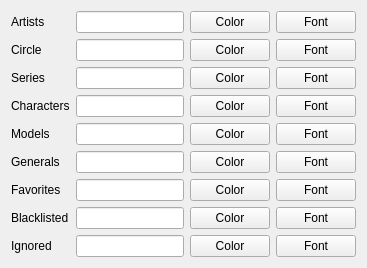
      <widget class="QWidget" name="pageInterfaceColoring">
       <layout class="QFormLayout" name="formLayout_11">
        <item row="0" column="0">
         <widget class="QLabel" name="label_30">
          <property name="text">
           <string>Artists</string>
          </property>
         </widget>
        </item>
        <item row="2" column="0">
         <widget class="QLabel" name="label_31">
          <property name="text">
           <string>Series</string>
          </property>
         </widget>
        </item>
        <item row="3" column="0">
         <widget class="QLabel" name="label_32">
          <property name="text">
           <string>Characters</string>
          </property>
         </widget>
        </item>
        <item row="4" column="0">
         <widget class="QLabel" name="label_33">
          <property name="text">
           <string>Models</string>
          </property>
         </widget>
        </item>
        <item row="5" column="0">
         <widget class="QLabel" name="label_34">
          <property name="text">
           <string>Generals</string>
          </property>
         </widget>
        </item>
        <item row="6" column="0">
         <widget class="QLabel" name="label_45">
          <property name="text">
           <string>Favorites</string>
          </property>
         </widget>
        </item>
        <item row="7" column="0">
         <widget class="QLabel" name="label_46">
          <property name="text">
           <string>Blacklisted</string>
          </property>
         </widget>
        </item>
        <item row="8" column="0">
         <widget class="QLabel" name="label_58">
          <property name="text">
           <string>Ignored</string>
          </property>
         </widget>
        </item>
        <item row="0" column="1">
         <layout class="QHBoxLayout" name="horizontalLayout_3" stretch="1,0,0">
          <item>
           <widget class="QLineEdit" name="lineColoringArtists">
            <property name="text">
             <string/>
            </property>
           </widget>
          </item>
          <item>
           <widget class="QPushButton" name="buttonColoringArtistsColor">
            <property name="text">
             <string>Color</string>
            </property>
           </widget>
          </item>
          <item>
           <widget class="QPushButton" name="buttonColoringArtistsFont">
            <property name="text">
             <string>Font</string>
            </property>
           </widget>
          </item>
         </layout>
        </item>
        <item row="2" column="1">
         <layout class="QHBoxLayout" name="horizontalLayout_4">
          <item>
           <widget class="QLineEdit" name="lineColoringCopyrights"/>
          </item>
          <item>
           <widget class="QPushButton" name="buttonColoringCopyrightsColor">
            <property name="text">
             <string>Color</string>
            </property>
           </widget>
          </item>
          <item>
           <widget class="QPushButton" name="buttonColoringCopyrightsFont">
            <property name="text">
             <string>Font</string>
            </property>
           </widget>
          </item>
         </layout>
        </item>
        <item row="3" column="1">
         <layout class="QHBoxLayout" name="horizontalLayout_5">
          <item>
           <widget class="QLineEdit" name="lineColoringCharacters"/>
          </item>
          <item>
           <widget class="QPushButton" name="buttonColoringCharactersColor">
            <property name="text">
             <string>Color</string>
            </property>
           </widget>
          </item>
          <item>
           <widget class="QPushButton" name="buttonColoringCharactersFont">
            <property name="text">
             <string>Font</string>
            </property>
           </widget>
          </item>
         </layout>
        </item>
        <item row="4" column="1">
         <layout class="QHBoxLayout" name="horizontalLayout_7" stretch="1,0,0">
          <item>
           <widget class="QLineEdit" name="lineColoringModels"/>
          </item>
          <item>
           <widget class="QPushButton" name="buttonColoringModelsColor">
            <property name="text">
             <string>Color</string>
            </property>
           </widget>
          </item>
          <item>
           <widget class="QPushButton" name="buttonColoringModelsFont">
            <property name="text">
             <string>Font</string>
            </property>
           </widget>
          </item>
         </layout>
        </item>
        <item row="5" column="1">
         <layout class="QHBoxLayout" name="horizontalLayout_6" stretch="1,0,0">
          <item>
           <widget class="QLineEdit" name="lineColoringGenerals"/>
          </item>
          <item>
           <widget class="QPushButton" name="buttonColoringGeneralsColor">
            <property name="text">
             <string>Color</string>
            </property>
           </widget>
          </item>
          <item>
           <widget class="QPushButton" name="buttonColoringGeneralsFont">
            <property name="text">
             <string>Font</string>
            </property>
           </widget>
          </item>
         </layout>
        </item>
        <item row="6" column="1">
         <layout class="QHBoxLayout" name="horizontalLayout_10">
          <item>
           <widget class="QLineEdit" name="lineColoringFavorites"/>
          </item>
          <item>
           <widget class="QPushButton" name="buttonColoringFavoritesColor">
            <property name="text">
             <string>Color</string>
            </property>
           </widget>
          </item>
          <item>
           <widget class="QPushButton" name="buttonColoringFavoritesFont">
            <property name="text">
             <string>Font</string>
            </property>
           </widget>
          </item>
         </layout>
        </item>
        <item row="7" column="1">
         <layout class="QHBoxLayout" name="horizontalLayout_11">
          <item>
           <widget class="QLineEdit" name="lineColoringBlacklisteds"/>
          </item>
          <item>
           <widget class="QPushButton" name="buttonColoringBlacklistedsColor">
            <property name="text">
             <string>Color</string>
            </property>
           </widget>
          </item>
          <item>
           <widget class="QPushButton" name="buttonColoringBlacklistedsFont">
            <property name="text">
             <string>Font</string>
            </property>
           </widget>
          </item>
         </layout>
        </item>
        <item row="8" column="1">
         <layout class="QHBoxLayout" name="horizontalLayout_12">
          <item>
           <widget class="QLineEdit" name="lineColoringIgnoreds"/>
          </item>
          <item>
           <widget class="QPushButton" name="buttonColoringIgnoredsColor">
            <property name="text">
             <string>Color</string>
            </property>
           </widget>
          </item>
          <item>
           <widget class="QPushButton" name="buttonColoringIgnoredsFont">
            <property name="text">
             <string>Font</string>
            </property>
           </widget>
          </item>
         </layout>
        </item>
        <item row="1" column="0">
         <widget class="QLabel" name="label_15">
          <property name="text">
           <string>Circle</string>
          </property>
         </widget>
        </item>
        <item row="1" column="1">
         <layout class="QHBoxLayout" name="horizontalLayout_8">
          <item>
           <widget class="QLineEdit" name="lineColoringCircles"/>
          </item>
          <item>
           <widget class="QPushButton" name="buttonColoringCirclesColor">
            <property name="text">
             <string>Color</string>
            </property>
           </widget>
          </item>
          <item>
           <widget class="QPushButton" name="buttonColoringCirclesFont">
            <property name="text">
             <string>Font</string>
            </property>
           </widget>
          </item>
         </layout>
        </item>
       </layout>
      </widget>
